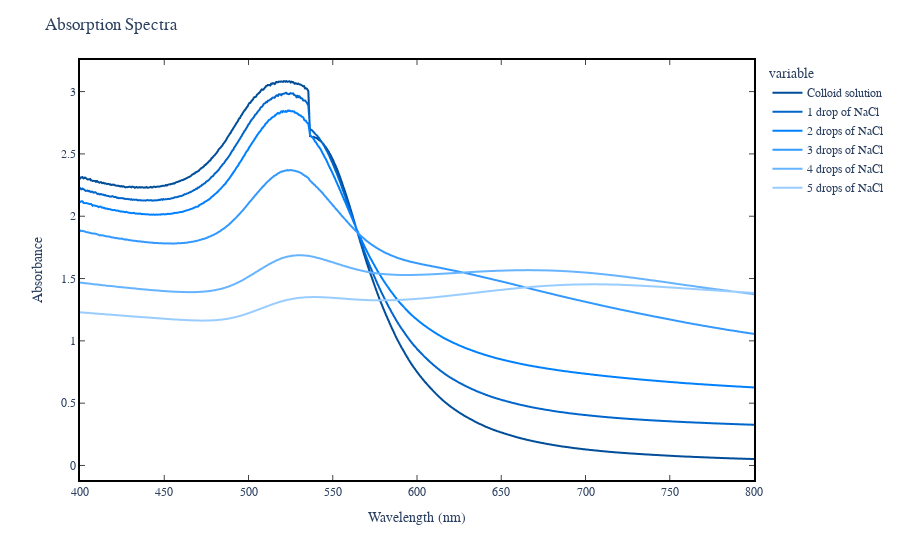

Notebook source saved alongside this figure:
### Code cell
fig.update_layout(
    title = "Absorption Spectra",

    xaxis = dict(
        title = "Wavelength (nm)",
        showline = True,
        linecolor = "black",
        linewidth = 2,
        mirror = "ticks",
        ticks = "inside",
        showticklabels = True),

    yaxis = dict(
        title = "Absorbance",
        showline = True,
        linecolor = "black",
        linewidth = 2,
        mirror = "ticks",
        ticks = "inside",
        showticklabels = True
    ),

    plot_bgcolor = "white",

    font = dict(
        family = "Times New Roman"
        )
)

fig.show()

### Figure 1 — Plotly figure (JSON) as saved in the notebook; plotly's stock layout.template omitted (floating-point values rounded to 4 significant figures; data arrays with more than 128 entries replaced by an {"elided": "..."} marker saying what was removed)
{"data": [{"hovertemplate": "variable=Colloid solution<br>Wavelength (nm)=%{x}<br>value=%{y}<extra></extra>", "legendgroup": "Colloid solution", "line": {"color": "#004d99", "dash": "solid"}, "mode": "lines", "name": "Colloid solution", "showlegend": true, "type": "scattergl", "x": {"elided": "801 float values"}, "xaxis": "x", "y": {"elided": "801 float values"}, "yaxis": "y"}, {"hovertemplate": "variable=1 drop of NaCl<br>Wavelength (nm)=%{x}<br>value=%{y}<extra></extra>", "legendgroup": "1 drop of NaCl", "line": {"color": "#0066cc", "dash": "solid"}, "mode": "lines", "name": "1 drop of NaCl", "showlegend": true, "type": "scattergl", "x": {"elided": "801 float values"}, "xaxis": "x", "y": {"elided": "801 float values"}, "yaxis": "y"}, {"hovertemplate": "variable=2 drops of NaCl<br>Wavelength (nm)=%{x}<br>value=%{y}<extra></extra>", "legendgroup": "2 drops of NaCl", "line": {"color": "#0080ff", "dash": "solid"}, "mode": "lines", "name": "2 drops of NaCl", "showlegend": true, "type": "scattergl", "x": {"elided": "801 float values"}, "xaxis": "x", "y": {"elided": "801 float values"}, "yaxis": "y"}, {"hovertemplate": "variable=3 drops of NaCl<br>Wavelength (nm)=%{x}<br>value=%{y}<extra></extra>", "legendgroup": "3 drops of NaCl", "line": {"color": "#3399ff", "dash": "solid"}, "mode": "lines", "name": "3 drops of NaCl", "showlegend": true, "type": "scattergl", "x": {"elided": "801 float values"}, "xaxis": "x", "y": {"elided": "801 float values"}, "yaxis": "y"}, {"hovertemplate": "variable=4 drops of NaCl<br>Wavelength (nm)=%{x}<br>value=%{y}<extra></extra>", "legendgroup": "4 drops of NaCl", "line": {"color": "#66b3ff", "dash": "solid"}, "mode": "lines", "name": "4 drops of NaCl", "showlegend": true, "type": "scattergl", "x": {"elided": "801 float values"}, "xaxis": "x", "y": {"elided": "801 float values"}, "yaxis": "y"}, {"hovertemplate": "variable=5 drops of NaCl<br>Wavelength (nm)=%{x}<br>value=%{y}<extra></extra>", "legendgroup": "5 drops of NaCl", "line": {"color": "#99ccff", "dash": "solid"}, "mode": "lines", "name": "5 drops of NaCl", "showlegend": true, "type": "scattergl", "x": {"elided": "801 float values"}, "xaxis": "x", "y": {"elided": "801 float values"}, "yaxis": "y"}], "layout": {"font": {"family": "Times New Roman"}, "legend": {"title": {"text": "variable"}, "tracegroupgap": 0}, "margin": {"t": 60}, "plot_bgcolor": "white", "title": {"text": "Absorption Spectra"}, "xaxis": {"anchor": "y", "domain": [0, 1], "linecolor": "black", "linewidth": 2, "mirror": "ticks", "showline": true, "showticklabels": true, "ticks": "inside", "title": {"text": "Wavelength (nm)"}}, "yaxis": {"anchor": "x", "domain": [0, 1], "linecolor": "black", "linewidth": 2, "mirror": "ticks", "showline": true, "showticklabels": true, "ticks": "inside", "title": {"text": "Absorbance"}}}}
